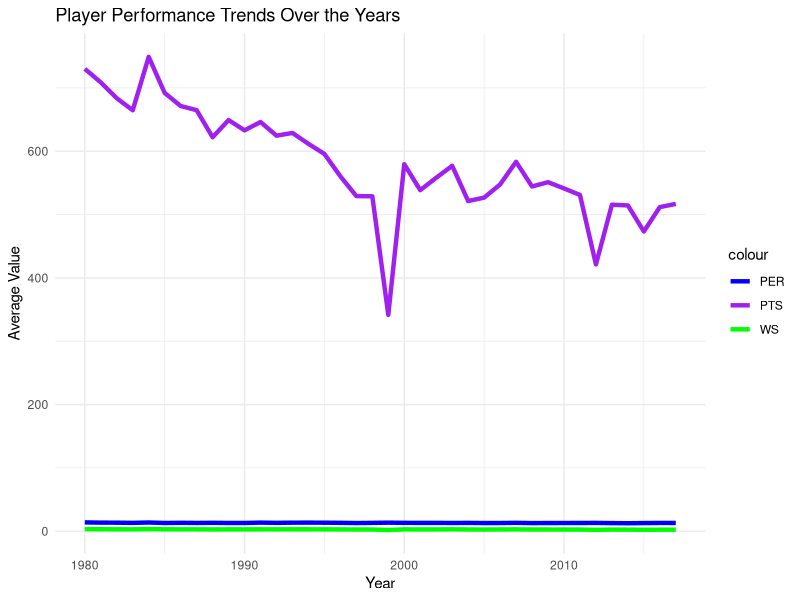
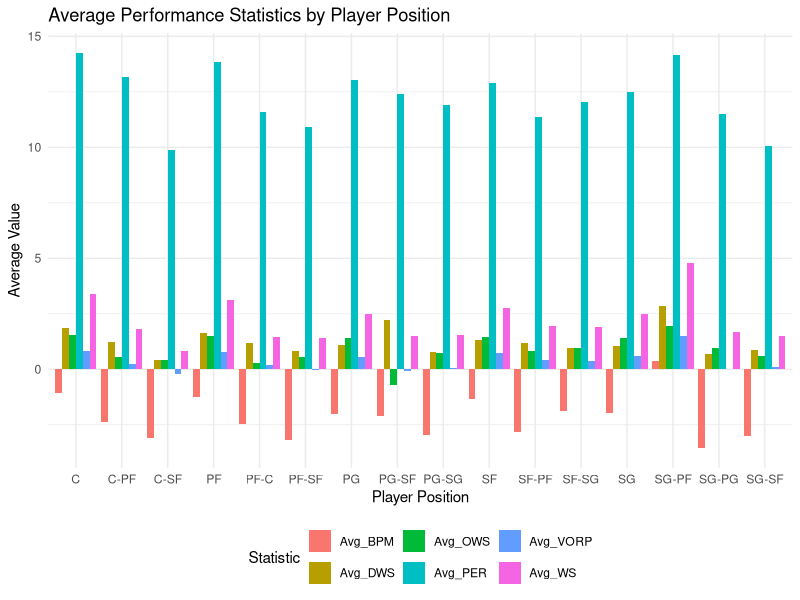
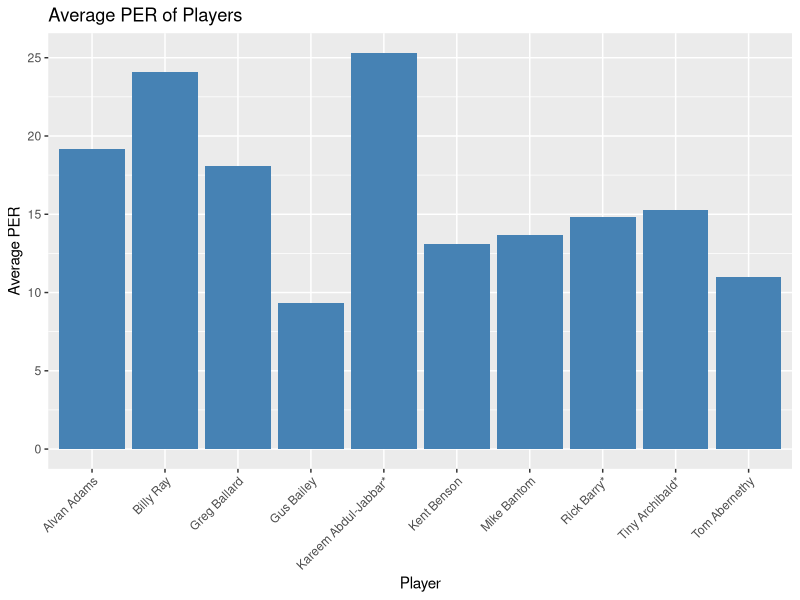
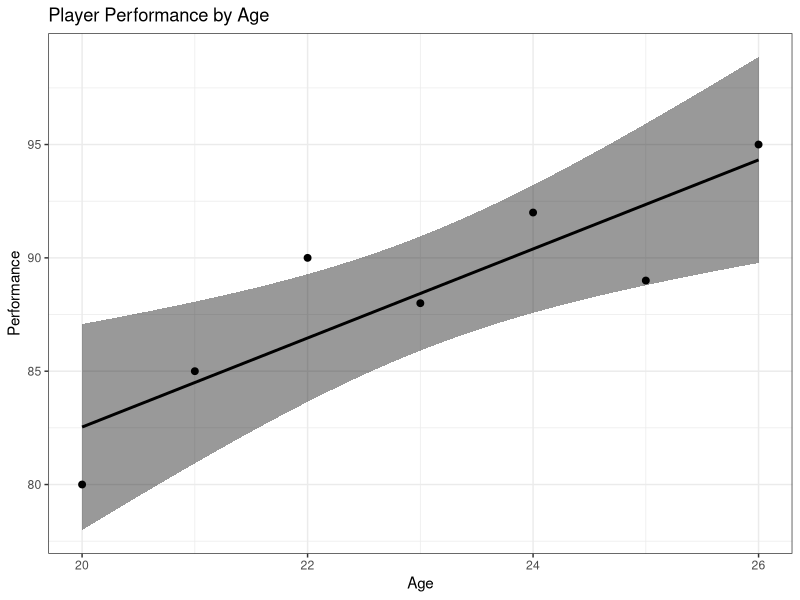
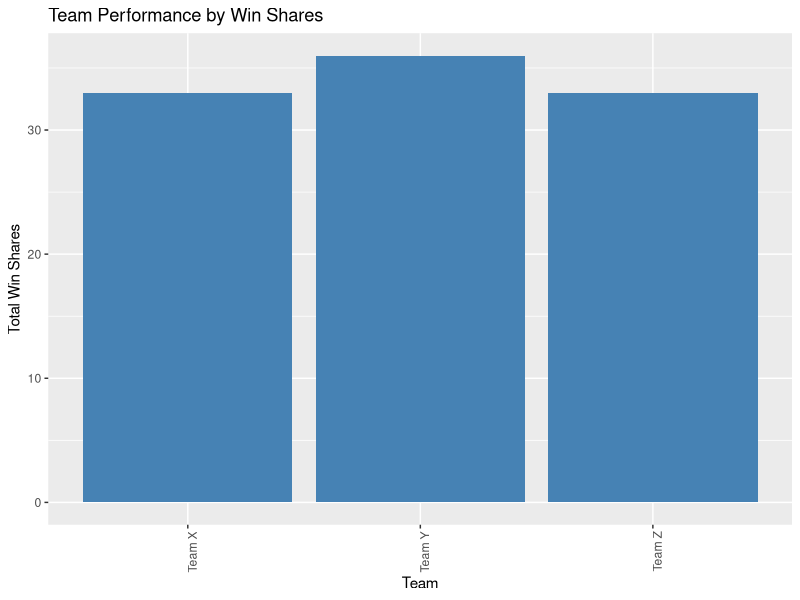
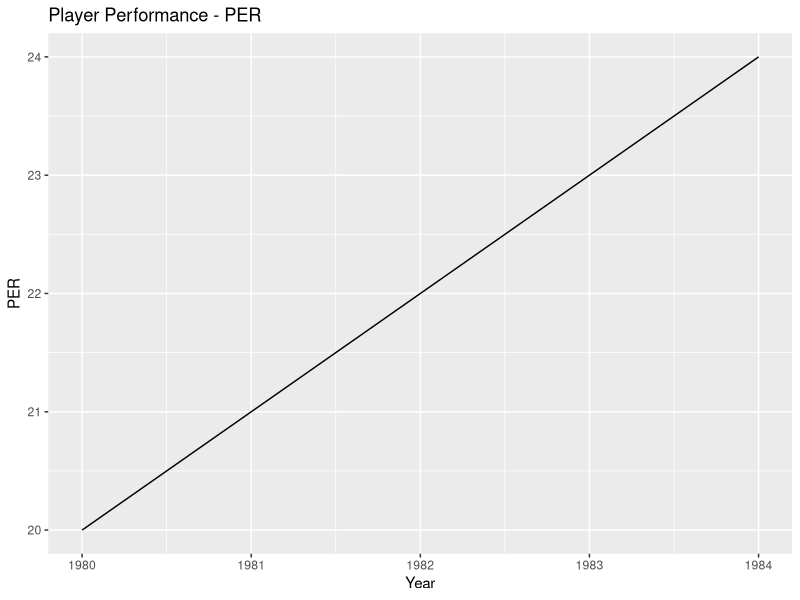
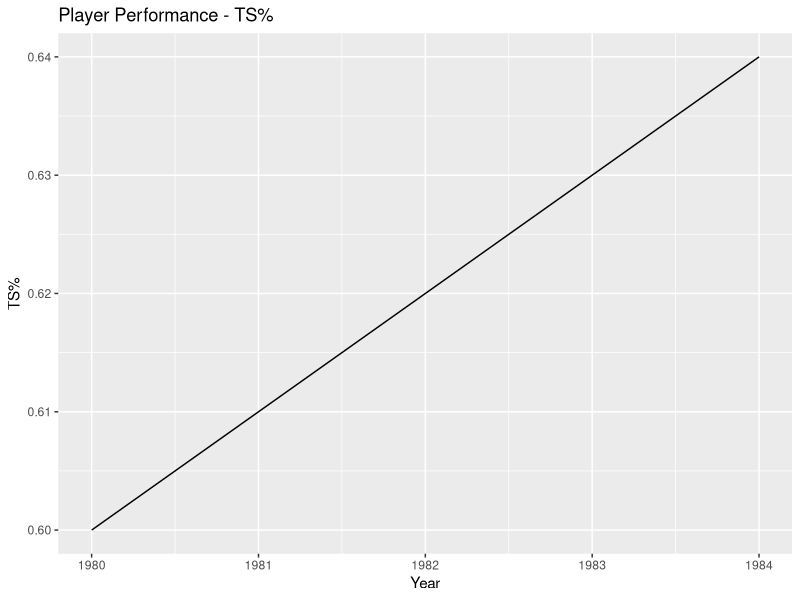
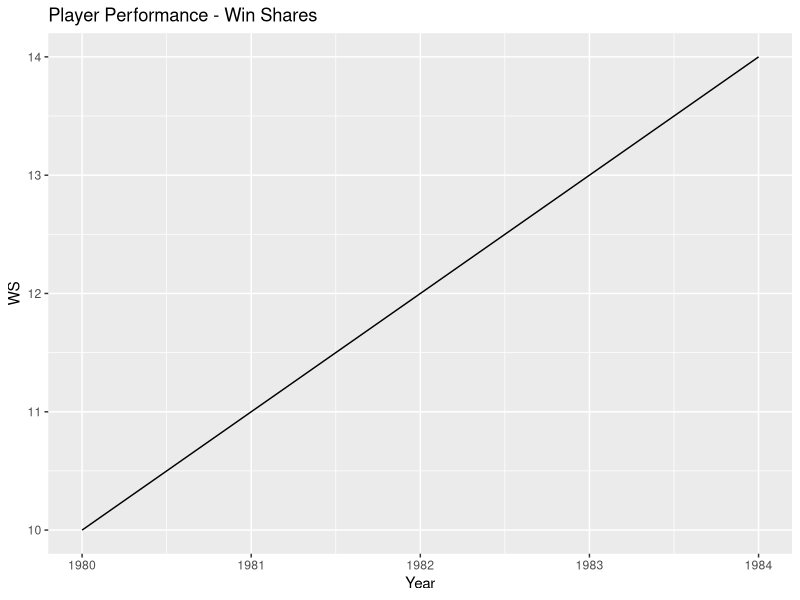

Write R code to recreate these figures, in order.
## ---- chunk 1
#| label: setup
#| warning: false
#| message: false

library(tidyverse)
library(mice)
library(dplyr)
library(ggpubr)

knitr::opts_chunk$set(echo = TRUE, warning=FALSE, message=FALSE)
## ---- chunk 2
     df <- read_csv("player_df.csv")
     df
## ---- chunk 3
    # Display the structure of the dataset
    str(df)

    #head
    head(df)

    #tail
    tail(df)

    #dimension
    dim(df)

    #check for missing values
    sum(is.na(df))

      
## ---- chunk 4

    # Calculate summary statistics for numeric variables
    summary(df[, c("PER", "TS%", "WS", "PTS")])

    # Calculate the mean of numeric variables
    colMeans(df[, c("PER", "TS%", "WS", "PTS")], na.rm = TRUE)

    # Calculate the median of numeric variables
    sapply(df[, c("PER", "TS%", "WS", "PTS")], median, na.rm = TRUE)

    # Calculate the standard deviation of numeric variables
    sapply(df[, c("PER", "TS%", "WS", "PTS")], sd, na.rm = TRUE)

    # Calculate the minimum of numeric variables
    sapply(df[, c("PER", "TS%", "WS", "PTS")], min, na.rm = TRUE)

    # Calculate the maximum of numeric variables
    sapply(df[, c("PER", "TS%", "WS", "PTS")], max, na.rm = TRUE)

    # Calculate the quartiles of numeric variables
    sapply(df[, c("PER", "TS%", "WS", "PTS")], quantile, probs = c(0.25, 0.5, 0.75), na.rm = TRUE)
## ---- chunk 5
    # 1. Removing rows with missing values
    dataset_cleaned <- na.omit(df)

    # 2. Imputing missing values with mean or median
    dataset_imputed <- df
    numeric_columns <- sapply(df, is.numeric)
    for (col in names(df)[numeric_columns]) {
      mean_value <- mean(df[[col]], na.rm = TRUE)
      dataset_imputed[[col]][is.na(df[[col]])] <- mean_value
    }


## ---- chunk 6

# Load the required libraries
library(ggplot2)
library(dplyr)

# Convert the 'Year' column to a numeric format
df$Year <- as.numeric(df$Year)

# Group the data by year and calculate the average performance metrics
avg_metrics <- df %>%
  group_by(Year) %>%
  summarise(Avg_PER = mean(PER),
            Avg_WS = mean(WS),
            Avg_PTS = mean(PTS))

# Plot the trends over the years
ggplot(avg_metrics, aes(x = Year)) +
  geom_line(aes(y = Avg_PER, color = "PER"), size = 1.5) +
  geom_line(aes(y = Avg_WS, color = "WS"), size = 1.5) +
  geom_line(aes(y = Avg_PTS, color = "PTS"), size = 1.5) +
  scale_color_manual(values = c("PER" = "blue", "WS" = "green", "PTS" = "purple")) +
  labs(x = "Year", y = "Average Value", title = "Player Performance Trends Over the Years") +
  theme_minimal()



## ---- chunk 7
player_stats <- read.csv("player_df.csv")

# Calculate average statistics by position
position_stats <- player_stats %>%
  group_by(Pos) %>%
  summarize(
    Avg_PER = mean(PER),
    Avg_OWS = mean(OWS),
    Avg_DWS = mean(DWS),
    Avg_WS = mean(WS),
    Avg_BPM = mean(BPM),
    Avg_VORP = mean(VORP)
  )

# Print the position statistics
print(position_stats)

# Reshape the data into long format for plotting
position_stats_long <- position_stats %>%
  tidyr::pivot_longer(
    cols = -Pos,
    names_to = "Statistic",
    values_to = "Average"
  )

# Plot the graph
ggplot(position_stats_long, aes(x = Pos, y = Average, fill = Statistic)) +
  geom_bar(stat = "identity", position = "dodge") +
  labs(x = "Player Position", y = "Average Value") +
  ggtitle("Average Performance Statistics by Player Position") +
  theme_minimal() +
  theme(legend.position = "bottom")

## ---- chunk 8
# Load the required libraries
library(dplyr)
library(ggplot2)

# Create a data frame with the given dataset
player_stats <- data.frame(
  Year = c(1980, 1980, 1980, 1980, 1980, 1980, 1980, 1980, 1980, 1980),
  Player = c("Kareem Abdul-Jabbar*", "Tom Abernethy", "Alvan Adams", "Tiny Archibald*", "Gus Bailey", "Greg Ballard", "Mike Bantom", "Rick Barry*", "Billy Ray", "Kent Benson"),
  PER = c(25.3, 11.0, 19.2, 15.3, 9.3, 18.1, 13.7, 14.8, 24.1, 13.1),
  WS = c(14.8, 2.0, 7.0, 8.9, 0.2, 6.9, 3.9, 3.4, 0.9, 3.2),
  VORP = c(6.8, 0.1, 3.5, 1.5, 0.0, 2.7, 1.4, 1.2, 0.3, 1.2)
)

# Calculate the average PER for each player
avg_per <- player_stats %>%
  group_by(Player) %>%
  summarize(Average_PER = mean(PER, na.rm = TRUE))

# Sort the players based on average PER in descending order
avg_per <- avg_per[order(-avg_per$Average_PER), ]

# Plot the graph
ggplot(avg_per, aes(x = Player, y = Average_PER)) +
  geom_bar(stat = "identity", fill = "steelblue") +
  xlab("Player") +
  ylab("Average PER") +
  ggtitle("Average PER of Players") +
  theme(axis.text.x = element_text(angle = 45, hjust = 1))

## ---- chunk 9
# Load the required libraries
library(dplyr)
library(ggplot2)
library(ggpubr)

# Create a data frame with the given dataset
player_stats <- data.frame(
  Year = c(1980, 1981, 1982, 1983, 1984, 1985, 1986),
  Player = c("Player A", "Player B", "Player C", "Player D", "Player E", "Player F", "Player G"),
  Age = c(20, 21, 22, 23, 24, 25, 26),
  Performance = c(80, 85, 90, 88, 92, 89, 95)
)

# Perform linear regression to predict performance based on age
lm_model <- lm(Performance ~ Age, data = player_stats)

# Predict performance for a given age
new_age <- 27
new_performance <- predict(lm_model, newdata = data.frame(Age = new_age), interval = "confidence")

# Print the predicted performance for the given age
cat("Predicted performance for age", new_age, "is", new_performance[1], "\n")

# Visualize the relationship between age and performance
ggscatter(player_stats, x = "Age", y = "Performance", 
          add = "reg.line", conf.int = TRUE, 
          xlab = "Age", ylab = "Performance",
          title = "Player Performance by Age") +
  theme_bw()

## ---- chunk 10
# Load the required libraries
library(dplyr)
library(ggplot2)

# Create a data frame with the given dataset
player_stats <- data.frame(
  Year = c(1980, 1980, 1980, 1981, 1981, 1981, 1982, 1982, 1982),
  Player = c("Player A", "Player B", "Player C", "Player D", "Player E", "Player F", "Player G", "Player H", "Player I"),
  Team = c("Team X", "Team Y", "Team X", "Team Y", "Team Z", "Team Z", "Team X", "Team Z", "Team Y"),
  WinShares = c(10, 8, 12, 15, 14, 10, 11, 9, 13)
)

# Aggregate win shares by team
team_stats <- player_stats %>%
  group_by(Team) %>%
  summarise(TotalWinShares = sum(WinShares))

# Sort teams by total win shares in descending order
team_stats <- team_stats[order(-team_stats$TotalWinShares), ]

# Plot a bar graph to visualize team performance based on win shares
ggplot(team_stats, aes(x = Team, y = TotalWinShares)) +
  geom_bar(stat = "identity", fill = "steelblue") +
  labs(x = "Team", y = "Total Win Shares", title = "Team Performance by Win Shares") +
  theme(axis.text.x = element_text(angle = 90, hjust = 1))

## ---- chunk 11
# Load the required libraries
library(dplyr)
library(ggplot2)

# Create a data frame with the given dataset
player_stats <- data.frame(
  Year = c(1980, 1981, 1982, 1983, 1984),
  PER = c(20, 21, 22, 23, 24),
  TS = c(0.6, 0.61, 0.62, 0.63, 0.64),
  WS = c(10, 11, 12, 13, 14),
  PTS = c(1000, 1100, 1200, 1300, 1400)
)

# Line plot for PER
ggplot(player_stats, aes(x = Year, y = PER)) +
  geom_line() +
  labs(x = "Year", y = "PER", title = "Player Performance - PER")


# Line plot for TS%
ggplot(player_stats, aes(x = Year, y = TS)) +
  geom_line() +
  labs(x = "Year", y = "TS%", title = "Player Performance - TS%")

# Line plot for WS
ggplot(player_stats, aes(x = Year, y = WS)) +
  geom_line() +
  labs(x = "Year", y = "WS", title = "Player Performance - Win Shares")

# Line plot for PTS
ggplot(player_stats, aes(x = Year, y = PTS)) +
  geom_line() +
  labs(x = "Year", y = "PTS", title = "Player Performance - Points")
